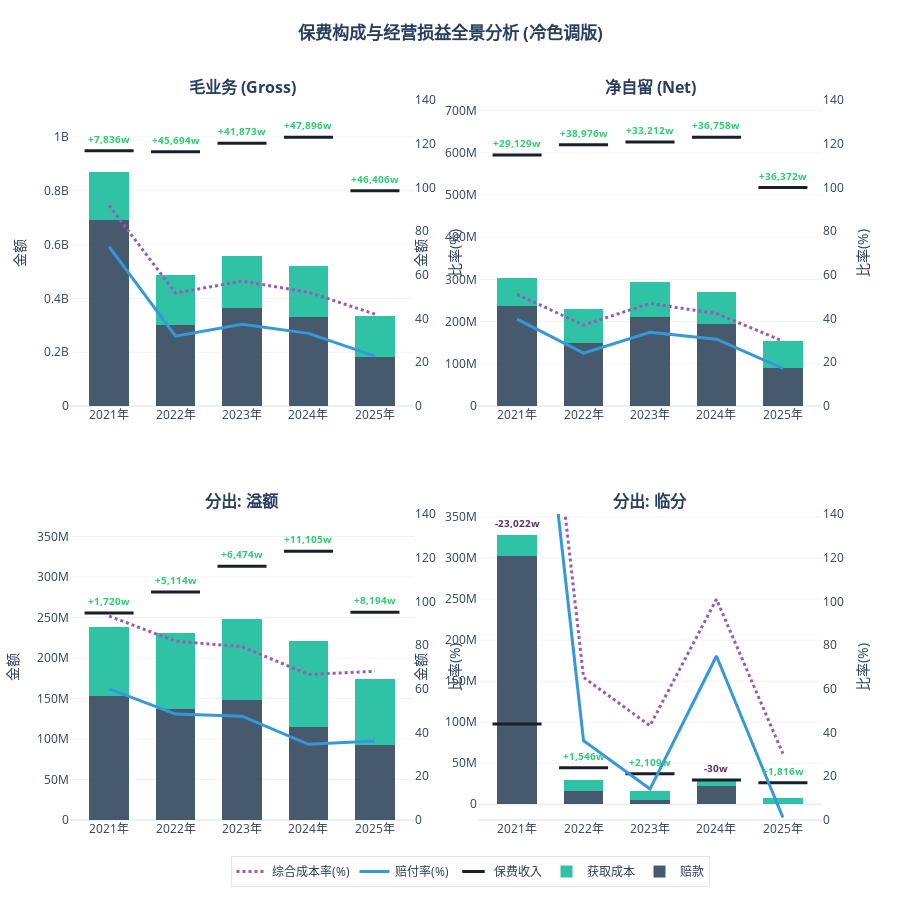

The code cell stored with this chart in its notebook:
### Code cell
import polars as pl
import plotly.graph_objects as go
from plotly.subplots import make_subplots

# ==============================================================================
# 1. 数据准备 (保持核弹级修复逻辑)
# ==============================================================================
if 'df_df' in locals():
    df_raw = df_df.clone()
    
    # 强制加上 "年" 字，物理隔绝 Plotly 的数字误判
    df_clean = df_raw.with_columns(
        (pl.col('业务年度').cast(pl.Utf8) + "年").alias('Year_Label')
    )
    
    # 填充空值
    numeric_cols = [col for col in df_clean.columns if df_clean[col].dtype in [pl.Float64, pl.Int64]]
    df_clean = df_clean.with_columns([pl.col(c).fill_null(0) for c in numeric_cols])
    
    # 锁定最近5年
    top_years = df_clean['Year_Label'].unique().sort(descending=True).head(5).to_list()
    top_years_sorted = sorted(top_years)
    
    df_viz = df_clean.filter(pl.col('Year_Label').is_in(top_years))
    print(f"✅ 分析年份区间: {top_years_sorted}")
else:
    print("❌ 错误：请先加载数据")
    df_viz = pl.DataFrame()

# ==============================================================================
# 2. 指标聚合
# ==============================================================================
plot_data = {}
active_ced_types = ['溢额', '临分']
all_ced_types = ['协议', '成数', '溢额', 'OPENCOVER', '临分']

# 预计算摊回费用
avail_ced = [f'{t}摊回费用' for t in all_ced_types if f'{t}摊回费用' in df_viz.columns]
total_comm_rec_expr = sum([pl.col(c) for c in avail_ced]) if avail_ced else pl.lit(0)

# 毛业务费用
gross_fee_expr = pl.lit(0)
for c in ['手续费', '分入手续费', '分入出单费', '分入经纪费']:
    if c in df_viz.columns: gross_fee_expr = gross_fee_expr + pl.col(c)

# A. 毛业务
plot_data['毛业务(Gross)'] = df_viz.group_by('Year_Label').agg([
    pl.col('总保费').sum().alias('Premium'),
    (pl.col('总已决赔款') + pl.col('总未决赔款')).sum().alias('Loss'),
    gross_fee_expr.sum().alias('Cost')
]).sort('Year_Label')

# B. 净业务
plot_data['净自留(Net)'] = df_viz.group_by('Year_Label').agg([
    (pl.col('自留保费') + pl.col('附加自留保费')).sum().alias('Premium'),
    (pl.col('自留已决') + pl.col('自留未决') + pl.col('附加自留已决') + pl.col('附加自留未决')).sum().alias('Loss'),
    (gross_fee_expr - total_comm_rec_expr).sum().alias('Cost')
]).sort('Year_Label')

# C. 分出业务
for t in active_ced_types:
    if f'{t}分保费' in df_viz.columns:
        plot_data[f'分出-{t}'] = df_viz.group_by('Year_Label').agg([
            pl.col(f'{t}分保费').sum().alias('Premium'),
            (pl.col(f'{t}已决') + pl.col(f'{t}未决')).sum().alias('Loss'),
            pl.col(f'{t}摊回费用').sum().alias('Cost')
        ]).sort('Year_Label')

# ==============================================================================
# 3. 绘图 (Cool Tone & Clean Lines)
# ==============================================================================
titles = ['<b>毛业务 (Gross)</b>', '<b>净自留 (Net)</b>'] + [f'<b>分出: {t}</b>' for t in active_ced_types]

# 🎨 冷色调配色方案 (Cool Tone Palette)
c_prem = '#17202A'  # 午夜蓝 (接近黑，基准线)
c_loss = '#34495E'  # 深蓝灰 (赔款 - 替代原本的红色)
c_cost = '#1ABC9C'  # 水绿色 (成本 - 替代原本的黄色)
c_lr   = '#3498DB'  # 亮海蓝 (赔付率线)
c_cor  = '#9B59B6'  # 紫罗兰 (综成率线)
c_prof = '#2ECC71'  # 青草绿 (盈利文字)
c_neg  = '#5B2C6F'  # 深紫色 (亏损文字 - 替代原本的红色)

fig = make_subplots(
    rows=2, cols=2,
    subplot_titles=titles,
    shared_xaxes=False,
    vertical_spacing=0.15, horizontal_spacing=0.08,
    specs=[[{"secondary_y": True}, {"secondary_y": True}],
           [{"secondary_y": True}, {"secondary_y": True}]]
)

positions = [
    (1, 1, '毛业务(Gross)'), (1, 2, '净自留(Net)'),
    (2, 1, '分出-溢额'),    (2, 2, '分出-临分')
]

for row, col, key in positions:
    if key not in plot_data: continue
    
    df_curr = plot_data[key]
    x_labels = df_curr['Year_Label'].to_list()
    v_prem = df_curr['Premium'].to_list()
    v_loss = df_curr['Loss'].to_list()
    v_cost = df_curr['Cost'].to_list()
    
    # 计算比率
    v_lr = [(l/p*100 if p!=0 else 0) for l, p in zip(v_loss, v_prem)]
    v_cor = [((l+c)/p*100 if p!=0 else 0) for l, c, p in zip(v_loss, v_cost, v_prem)]
    
    # --- 左轴：堆叠柱状图 ---
    
    # 1. 赔款 (底层)
    fig.add_trace(go.Bar(
        x=x_labels, y=v_loss, name='赔款', 
        marker_color=c_loss, opacity=0.9, marker_line_width=0,
        showlegend=(key=='毛业务(Gross)'),
        hovertemplate='赔款: %{y:,.0f}'
    ), row=row, col=col, secondary_y=False)
    
    # 2. 费用 (上层)
    fig.add_trace(go.Bar(
        x=x_labels, y=v_cost, name='获取成本', 
        marker_color=c_cost, opacity=0.9, marker_line_width=0,
        showlegend=(key=='毛业务(Gross)'),
        hovertemplate='成本: %{y:,.0f}'
    ), row=row, col=col, secondary_y=False)
    
    # 3. 保费 (封顶线) - 保持 Marker 以显示横杠
    fig.add_trace(go.Scatter(
        x=x_labels, y=v_prem, name='保费收入',
        mode='markers', 
        marker=dict(symbol='line-ew', size=35, line=dict(width=3, color=c_prem)),
        showlegend=(key=='毛业务(Gross)'),
        hovertemplate='保费: %{y:,.0f}'
    ), row=row, col=col, secondary_y=False)
    
    # --- 右轴：纯净折线图 (无点) ---
    
    # 4. 赔付率 (LR)
    fig.add_trace(go.Scatter(
        x=x_labels, y=v_lr, name='赔付率(%)',
        mode='lines', # ✨ 仅显示线条，不显示点
        line=dict(color=c_lr, width=3),
        showlegend=(key=='毛业务(Gross)'),
        hovertemplate='LR: %{y:.1f}%'
    ), row=row, col=col, secondary_y=True)
    
    # 5. 综合成本率 (COR)
    fig.add_trace(go.Scatter(
        x=x_labels, y=v_cor, name='综合成本率(%)',
        mode='lines', # ✨ 仅显示线条，不显示点
        line=dict(color=c_cor, width=3, dash='dot'),
        showlegend=(key=='毛业务(Gross)'),
        hovertemplate='COR: %{y:.1f}%'
    ), row=row, col=col, secondary_y=True)
    
    # --- 标注：毛利数值 (冷色调) ---
    for i, year in enumerate(x_labels):
        margin = v_prem[i] - v_loss[i] - v_cost[i]
        is_profit = margin > 0
        y_pos = max(v_prem[i], v_loss[i] + v_cost[i])
        
        if abs(margin) > 1:
            color = c_prof if is_profit else c_neg # 绿 vs 紫
            prefix = "+" if is_profit else ""
            fig.add_annotation(
                x=year, y=y_pos,
                text=f"<b>{prefix}{margin/10000:,.0f}w</b>",
                yshift=12, showarrow=False,
                font=dict(size=10, color=color),
                row=row, col=col
            )

    # 坐标轴设置
    fig.update_xaxes(type='category', row=row, col=col, showgrid=False)
    fig.update_yaxes(title="金额", secondary_y=False, row=row, col=col, showgrid=True, gridcolor='#F2F4F4')
    fig.update_yaxes(title="比率(%)", secondary_y=True, row=row, col=col, showgrid=False, range=[0, 140])

# ==============================================================================
# 4. 布局最终优化
# ==============================================================================
fig.update_layout(
    height=900,
    title=dict(
        text="<b>保费构成与经营损益全景分析 (冷色调版)</b>",
        x=0.5, y=0.97
    ),
    barmode='stack',
    bargap=0.4,
    legend=dict(
        orientation="h", y=-0.05, x=0.5, xanchor="center",
        bgcolor='rgba(255,255,255,0.8)', bordercolor='#E5E5E5', borderwidth=1
    ),
    margin=dict(l=30, r=30, t=100, b=80),
    template='plotly_white',
    hovermode='x unified'
)

fig.show()

### Figure 1 — Plotly figure (JSON) as saved in the notebook; plotly's stock layout.template omitted (floating-point values rounded to 4 significant figures)
{"data": [{"hovertemplate": "赔款: %{y:,.0f}", "marker": {"color": "#34495E", "line": {"width": 0}}, "name": "赔款", "opacity": 0.9, "showlegend": true, "type": "bar", "x": ["2021年", "2022年", "2023年", "2024年", "2025年"], "xaxis": "x", "y": [692100000.0, 302200000.0, 365400000.0, 332100000.0, 182400000.0], "yaxis": "y"}, {"hovertemplate": "成本: %{y:,.0f}", "marker": {"color": "#1ABC9C", "line": {"width": 0}}, "name": "获取成本", "opacity": 0.9, "showlegend": true, "type": "bar", "x": ["2021年", "2022年", "2023年", "2024年", "2025年"], "xaxis": "x", "y": [178500000.0, 186400000.0, 192800000.0, 188200000.0, 154000000.0], "yaxis": "y"}, {"hovertemplate": "保费: %{y:,.0f}", "marker": {"line": {"color": "#17202A", "width": 3}, "size": 35, "symbol": "line-ew"}, "mode": "markers", "name": "保费收入", "showlegend": true, "type": "scatter", "x": ["2021年", "2022年", "2023年", "2024年", "2025年"], "xaxis": "x", "y": [948900000.0, 945500000.0, 977000000.0, 999300000.0, 800400000.0], "yaxis": "y"}, {"hovertemplate": "LR: %{y:.1f}%", "line": {"color": "#3498DB", "width": 3}, "mode": "lines", "name": "赔付率(%)", "showlegend": true, "type": "scatter", "x": ["2021年", "2022年", "2023年", "2024年", "2025年"], "xaxis": "x", "y": [72.93, 31.96, 37.4, 33.24, 22.79], "yaxis": "y2"}, {"hovertemplate": "COR: %{y:.1f}%", "line": {"color": "#9B59B6", "dash": "dot", "width": 3}, "mode": "lines", "name": "综合成本率(%)", "showlegend": true, "type": "scatter", "x": ["2021年", "2022年", "2023年", "2024年", "2025年"], "xaxis": "x", "y": [91.74, 51.67, 57.14, 52.07, 42.02], "yaxis": "y2"}, {"hovertemplate": "赔款: %{y:,.0f}", "marker": {"color": "#34495E", "line": {"width": 0}}, "name": "赔款", "opacity": 0.9, "showlegend": false, "type": "bar", "x": ["2021年", "2022年", "2023年", "2024年", "2025年"], "xaxis": "x2", "y": [236600000.0, 149600000.0, 211300000.0, 194900000.0, 89330000.0], "yaxis": "y3"}, {"hovertemplate": "成本: %{y:,.0f}", "marker": {"color": "#1ABC9C", "line": {"width": 0}}, "name": "获取成本", "opacity": 0.9, "showlegend": false, "type": "bar", "x": ["2021年", "2022年", "2023年", "2024年", "2025年"], "xaxis": "x2", "y": [67170000.0, 79670000.0, 82260000.0, 74610000.0, 64490000.0], "yaxis": "y3"}, {"hovertemplate": "保费: %{y:,.0f}", "marker": {"line": {"color": "#17202A", "width": 3}, "size": 35, "symbol": "line-ew"}, "mode": "markers", "name": "保费收入", "showlegend": false, "type": "scatter", "x": ["2021年", "2022年", "2023年", "2024年", "2025年"], "xaxis": "x2", "y": [595100000.0, 619000000.0, 625600000.0, 637100000.0, 517500000.0], "yaxis": "y3"}, {"hovertemplate": "LR: %{y:.1f}%", "line": {"color": "#3498DB", "width": 3}, "mode": "lines", "name": "赔付率(%)", "showlegend": false, "type": "scatter", "x": ["2021年", "2022年", "2023年", "2024年", "2025年"], "xaxis": "x2", "y": [39.76, 24.17, 33.77, 30.59, 17.26], "yaxis": "y4"}, {"hovertemplate": "COR: %{y:.1f}%", "line": {"color": "#9B59B6", "dash": "dot", "width": 3}, "mode": "lines", "name": "综合成本率(%)", "showlegend": false, "type": "scatter", "x": ["2021年", "2022年", "2023年", "2024年", "2025年"], "xaxis": "x2", "y": [51.05, 37.04, 46.92, 42.3, 29.72], "yaxis": "y4"}, {"hovertemplate": "赔款: %{y:,.0f}", "marker": {"color": "#34495E", "line": {"width": 0}}, "name": "赔款", "opacity": 0.9, "showlegend": false, "type": "bar", "x": ["2021年", "2022年", "2023年", "2024年", "2025年"], "xaxis": "x3", "y": [153300000.0, 136400000.0, 148800000.0, 115000000.0, 92730000.0], "yaxis": "y5"}, {"hovertemplate": "成本: %{y:,.0f}", "marker": {"color": "#1ABC9C", "line": {"width": 0}}, "name": "获取成本", "opacity": 0.9, "showlegend": false, "type": "bar", "x": ["2021年", "2022年", "2023年", "2024年", "2025年"], "xaxis": "x3", "y": [85200000.0, 93860000.0, 99820000.0, 105900000.0, 81870000.0], "yaxis": "y5"}, {"hovertemplate": "保费: %{y:,.0f}", "marker": {"line": {"color": "#17202A", "width": 3}, "size": 35, "symbol": "line-ew"}, "mode": "markers", "name": "保费收入", "showlegend": false, "type": "scatter", "x": ["2021年", "2022年", "2023年", "2024年", "2025年"], "xaxis": "x3", "y": [255700000.0, 281400000.0, 313300000.0, 331900000.0, 256500000.0], "yaxis": "y5"}, {"hovertemplate": "LR: %{y:.1f}%", "line": {"color": "#3498DB", "width": 3}, "mode": "lines", "name": "赔付率(%)", "showlegend": false, "type": "scatter", "x": ["2021年", "2022年", "2023年", "2024年", "2025年"], "xaxis": "x3", "y": [59.95, 48.48, 47.48, 34.65, 36.15], "yaxis": "y6"}, {"hovertemplate": "COR: %{y:.1f}%", "line": {"color": "#9B59B6", "dash": "dot", "width": 3}, "mode": "lines", "name": "综合成本率(%)", "showlegend": false, "type": "scatter", "x": ["2021年", "2022年", "2023年", "2024年", "2025年"], "xaxis": "x3", "y": [93.27, 81.83, 79.34, 66.54, 68.06], "yaxis": "y6"}, {"hovertemplate": "赔款: %{y:,.0f}", "marker": {"color": "#34495E", "line": {"width": 0}}, "name": "赔款", "opacity": 0.9, "showlegend": false, "type": "bar", "x": ["2021年", "2022年", "2023年", "2024年", "2025年"], "xaxis": "x4", "y": [302000000.0, 16130000.0, 5250000.0, 22250000.0, 297800.0], "yaxis": "y7"}, {"hovertemplate": "成本: %{y:,.0f}", "marker": {"color": "#1ABC9C", "line": {"width": 0}}, "name": "获取成本", "opacity": 0.9, "showlegend": false, "type": "bar", "x": ["2021年", "2022年", "2023年", "2024年", "2025年"], "xaxis": "x4", "y": [26140000.0, 12880000.0, 10760000.0, 7697000.0, 7610000.0], "yaxis": "y7"}, {"hovertemplate": "保费: %{y:,.0f}", "marker": {"line": {"color": "#17202A", "width": 3}, "size": 35, "symbol": "line-ew"}, "mode": "markers", "name": "保费收入", "showlegend": false, "type": "scatter", "x": ["2021年", "2022年", "2023年", "2024年", "2025年"], "xaxis": "x4", "y": [97910000.0, 44470000.0, 37090000.0, 29650000.0, 26070000.0], "yaxis": "y7"}, {"hovertemplate": "LR: %{y:.1f}%", "line": {"color": "#3498DB", "width": 3}, "mode": "lines", "name": "赔付率(%)", "showlegend": false, "type": "scatter", "x": ["2021年", "2022年", "2023年", "2024年", "2025年"], "xaxis": "x4", "y": [308.4, 36.27, 14.15, 75.04, 1.143], "yaxis": "y8"}, {"hovertemplate": "COR: %{y:.1f}%", "line": {"color": "#9B59B6", "dash": "dot", "width": 3}, "mode": "lines", "name": "综合成本率(%)", "showlegend": false, "type": "scatter", "x": ["2021年", "2022年", "2023年", "2024年", "2025年"], "xaxis": "x4", "y": [335.1, 65.23, 43.15, 101.0, 30.34], "yaxis": "y8"}], "layout": {"annotations": [{"font": {"size": 16}, "showarrow": false, "text": "<b>毛业务 (Gross)</b>", "x": 0.215, "xanchor": "center", "xref": "paper", "y": 1, "yanchor": "bottom", "yref": "paper"}, {"font": {"size": 16}, "showarrow": false, "text": "<b>净自留 (Net)</b>", "x": 0.725, "xanchor": "center", "xref": "paper", "y": 1, "yanchor": "bottom", "yref": "paper"}, {"font": {"size": 16}, "showarrow": false, "text": "<b>分出: 溢额</b>", "x": 0.215, "xanchor": "center", "xref": "paper", "y": 0.425, "yanchor": "bottom", "yref": "paper"}, {"font": {"size": 16}, "showarrow": false, "text": "<b>分出: 临分</b>", "x": 0.725, "xanchor": "center", "xref": "paper", "y": 0.425, "yanchor": "bottom", "yref": "paper"}, {"font": {"color": "#2ECC71", "size": 10}, "showarrow": false, "text": "<b>+7,836w</b>", "x": "2021年", "xref": "x", "y": 948900000.0, "yref": "y", "yshift": 12}, {"font": {"color": "#2ECC71", "size": 10}, "showarrow": false, "text": "<b>+45,694w</b>", "x": "2022年", "xref": "x", "y": 945500000.0, "yref": "y", "yshift": 12}, {"font": {"color": "#2ECC71", "size": 10}, "showarrow": false, "text": "<b>+41,873w</b>", "x": "2023年", "xref": "x", "y": 977000000.0, "yref": "y", "yshift": 12}, {"font": {"color": "#2ECC71", "size": 10}, "showarrow": false, "text": "<b>+47,896w</b>", "x": "2024年", "xref": "x", "y": 999300000.0, "yref": "y", "yshift": 12}, {"font": {"color": "#2ECC71", "size": 10}, "showarrow": false, "text": "<b>+46,406w</b>", "x": "2025年", "xref": "x", "y": 800400000.0, "yref": "y", "yshift": 12}, {"font": {"color": "#2ECC71", "size": 10}, "showarrow": false, "text": "<b>+29,129w</b>", "x": "2021年", "xref": "x2", "y": 595100000.0, "yref": "y3", "yshift": 12}, {"font": {"color": "#2ECC71", "size": 10}, "showarrow": false, "text": "<b>+38,976w</b>", "x": "2022年", "xref": "x2", "y": 619000000.0, "yref": "y3", "yshift": 12}, {"font": {"color": "#2ECC71", "size": 10}, "showarrow": false, "text": "<b>+33,212w</b>", "x": "2023年", "xref": "x2", "y": 625600000.0, "yref": "y3", "yshift": 12}, {"font": {"color": "#2ECC71", "size": 10}, "showarrow": false, "text": "<b>+36,758w</b>", "x": "2024年", "xref": "x2", "y": 637100000.0, "yref": "y3", "yshift": 12}, {"font": {"color": "#2ECC71", "size": 10}, "showarrow": false, "text": "<b>+36,372w</b>", "x": "2025年", "xref": "x2", "y": 517500000.0, "yref": "y3", "yshift": 12}, {"font": {"color": "#2ECC71", "size": 10}, "showarrow": false, "text": "<b>+1,720w</b>", "x": "2021年", "xref": "x3", "y": 255700000.0, "yref": "y5", "yshift": 12}, {"font": {"color": "#2ECC71", "size": 10}, "showarrow": false, "text": "<b>+5,114w</b>", "x": "2022年", "xref": "x3", "y": 281400000.0, "yref": "y5", "yshift": 12}, {"font": {"color": "#2ECC71", "size": 10}, "showarrow": false, "text": "<b>+6,474w</b>", "x": "2023年", "xref": "x3", "y": 313300000.0, "yref": "y5", "yshift": 12}, {"font": {"color": "#2ECC71", "size": 10}, "showarrow": false, "text": "<b>+11,105w</b>", "x": "2024年", "xref": "x3", "y": 331900000.0, "yref": "y5", "yshift": 12}, {"font": {"color": "#2ECC71", "size": 10}, "showarrow": false, "text": "<b>+8,194w</b>", "x": "2025年", "xref": "x3", "y": 256500000.0, "yref": "y5", "yshift": 12}, {"font": {"color": "#5B2C6F", "size": 10}, "showarrow": false, "text": "<b>-23,022w</b>", "x": "2021年", "xref": "x4", "y": 328100000.0, "yref": "y7", "yshift": 12}, {"font": {"color": "#2ECC71", "size": 10}, "showarrow": false, "text": "<b>+1,546w</b>", "x": "2022年", "xref": "x4", "y": 44470000.0, "yref": "y7", "yshift": 12}, {"font": {"color": "#2ECC71", "size": 10}, "showarrow": false, "text": "<b>+2,109w</b>", "x": "2023年", "xref": "x4", "y": 37090000.0, "yref": "y7", "yshift": 12}, {"font": {"color": "#5B2C6F", "size": 10}, "showarrow": false, "text": "<b>-30w</b>", "x": "2024年", "xref": "x4", "y": 29940000.0, "yref": "y7", "yshift": 12}, {"font": {"color": "#2ECC71", "size": 10}, "showarrow": false, "text": "<b>+1,816w</b>", "x": "2025年", "xref": "x4", "y": 26070000.0, "yref": "y7", "yshift": 12}], "bargap": 0.4, "barmode": "stack", "height": 900, "hovermode": "x unified", "legend": {"bgcolor": "rgba(255,255,255,0.8)", "bordercolor": "#E5E5E5", "borderwidth": 1, "orientation": "h", "x": 0.5, "xanchor": "center", "y": -0.05}, "margin": {"b": 80, "l": 30, "r": 30, "t": 100}, "title": {"text": "<b>保费构成与经营损益全景分析 (冷色调版)</b>", "x": 0.5, "y": 0.97}, "xaxis": {"anchor": "y", "domain": [0, 0.43], "showgrid": false, "type": "category"}, "xaxis2": {"anchor": "y3", "domain": [0.51, 0.94], "showgrid": false, "type": "category"}, "xaxis3": {"anchor": "y5", "domain": [0, 0.43], "showgrid": false, "type": "category"}, "xaxis4": {"anchor": "y7", "domain": [0.51, 0.94], "showgrid": false, "type": "category"}, "yaxis": {"anchor": "x", "domain": [0.575, 1], "gridcolor": "#F2F4F4", "showgrid": true, "title": {"text": "金额"}}, "yaxis2": {"anchor": "x", "overlaying": "y", "range": [0, 140], "showgrid": false, "side": "right", "title": {"text": "比率(%)"}}, "yaxis3": {"anchor": "x2", "domain": [0.575, 1], "gridcolor": "#F2F4F4", "showgrid": true, "title": {"text": "金额"}}, "yaxis4": {"anchor": "x2", "overlaying": "y3", "range": [0, 140], "showgrid": false, "side": "right", "title": {"text": "比率(%)"}}, "yaxis5": {"anchor": "x3", "domain": [0, 0.425], "gridcolor": "#F2F4F4", "showgrid": true, "title": {"text": "金额"}}, "yaxis6": {"anchor": "x3", "overlaying": "y5", "range": [0, 140], "showgrid": false, "side": "right", "title": {"text": "比率(%)"}}, "yaxis7": {"anchor": "x4", "domain": [0, 0.425], "gridcolor": "#F2F4F4", "showgrid": true, "title": {"text": "金额"}}, "yaxis8": {"anchor": "x4", "overlaying": "y7", "range": [0, 140], "showgrid": false, "side": "right", "title": {"text": "比率(%)"}}}}
